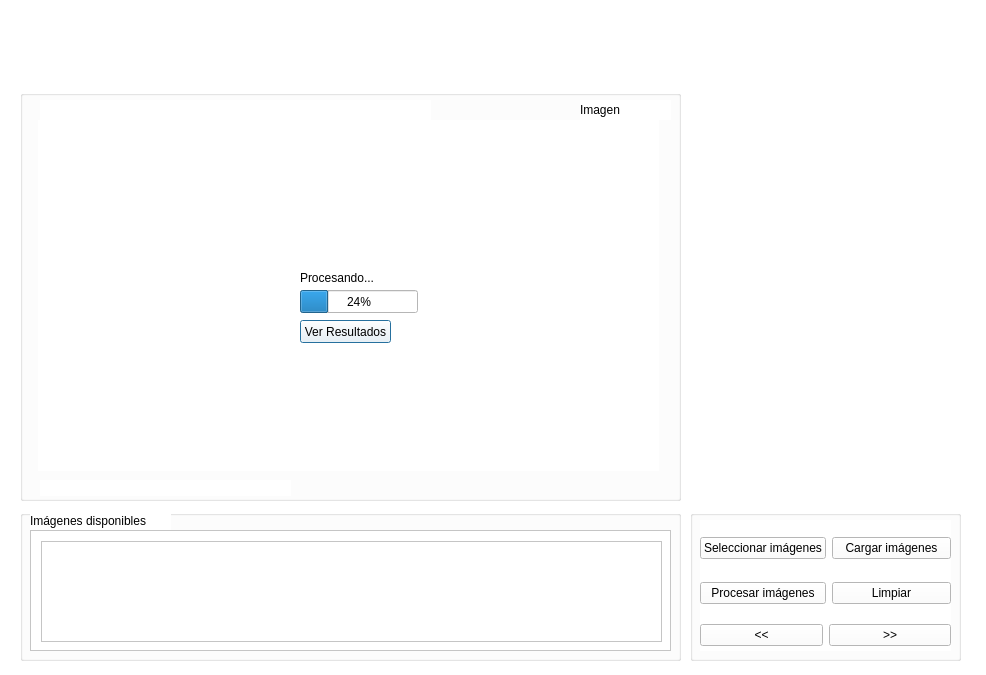
<?xml version="1.0" encoding="UTF-8"?>
<ui version="4.0">
 <class>Dialog</class>
 <widget class="QDialog" name="Dialog">
  <property name="geometry">
   <rect>
    <x>0</x>
    <y>0</y>
    <width>986</width>
    <height>675</height>
   </rect>
  </property>
  <property name="windowTitle">
   <string>ColonyCounter2001XD</string>
  </property>
  <property name="styleSheet">
   <string notr="true">background-color: rgb(255, 255, 255);</string>
  </property>
  <property name="sizeGripEnabled">
   <bool>false</bool>
  </property>
  <widget class="QLabel" name="lblLogo1">
   <property name="geometry">
    <rect>
     <x>20</x>
     <y>20</y>
     <width>201</width>
     <height>51</height>
    </rect>
   </property>
   <property name="text">
    <string/>
   </property>
  </widget>
  <widget class="QLabel" name="lblLogo2">
   <property name="geometry">
    <rect>
     <x>880</x>
     <y>20</y>
     <width>81</width>
     <height>61</height>
    </rect>
   </property>
   <property name="text">
    <string/>
   </property>
  </widget>
  <widget class="QGroupBox" name="groupBox">
   <property name="geometry">
    <rect>
     <x>20</x>
     <y>90</y>
     <width>661</width>
     <height>411</height>
    </rect>
   </property>
   <property name="title">
    <string/>
   </property>
   <widget class="QLabel" name="lblImage">
    <property name="geometry">
     <rect>
      <x>18</x>
      <y>30</y>
      <width>621</width>
      <height>351</height>
     </rect>
    </property>
    <property name="mouseTracking">
     <bool>true</bool>
    </property>
    <property name="text">
     <string/>
    </property>
   </widget>
   <widget class="QProgressBar" name="progressBar">
    <property name="geometry">
     <rect>
      <x>280</x>
      <y>200</y>
      <width>118</width>
      <height>23</height>
     </rect>
    </property>
    <property name="value">
     <number>24</number>
    </property>
   </widget>
   <widget class="QLabel" name="lblProcess">
    <property name="geometry">
     <rect>
      <x>280</x>
      <y>180</y>
      <width>81</width>
      <height>16</height>
     </rect>
    </property>
    <property name="text">
     <string>Procesando...</string>
    </property>
   </widget>
   <widget class="QPushButton" name="btnViewRes">
    <property name="geometry">
     <rect>
      <x>280</x>
      <y>230</y>
      <width>91</width>
      <height>23</height>
     </rect>
    </property>
    <property name="text">
     <string>Ver Resultados</string>
    </property>
   </widget>
   <widget class="QLabel" name="label">
    <property name="geometry">
     <rect>
      <x>20</x>
      <y>390</y>
      <width>251</width>
      <height>16</height>
     </rect>
    </property>
    <property name="text">
     <string/>
    </property>
   </widget>
   <widget class="QLabel" name="label_2">
    <property name="geometry">
     <rect>
      <x>560</x>
      <y>10</y>
      <width>91</width>
      <height>20</height>
     </rect>
    </property>
    <property name="text">
     <string>Imagen</string>
    </property>
   </widget>
   <widget class="QLabel" name="label_3">
    <property name="geometry">
     <rect>
      <x>20</x>
      <y>10</y>
      <width>391</width>
      <height>20</height>
     </rect>
    </property>
    <property name="text">
     <string/>
    </property>
   </widget>
  </widget>
  <widget class="QGroupBox" name="groupBox_2">
   <property name="geometry">
    <rect>
     <x>690</x>
     <y>510</y>
     <width>271</width>
     <height>151</height>
    </rect>
   </property>
   <property name="title">
    <string/>
   </property>
   <widget class="QWidget" name="gridLayoutWidget">
    <property name="geometry">
     <rect>
      <x>10</x>
      <y>10</y>
      <width>251</width>
      <height>101</height>
     </rect>
    </property>
    <layout class="QGridLayout" name="gridLayout">
     <item row="0" column="0">
      <widget class="QPushButton" name="btnRoot">
       <property name="text">
        <string>Seleccionar imágenes</string>
       </property>
      </widget>
     </item>
     <item row="0" column="1">
      <widget class="QPushButton" name="btnLoad">
       <property name="text">
        <string>Cargar imágenes</string>
       </property>
      </widget>
     </item>
     <item row="1" column="0">
      <widget class="QPushButton" name="btnProcess">
       <property name="text">
        <string>Procesar imágenes</string>
       </property>
      </widget>
     </item>
     <item row="1" column="1">
      <widget class="QPushButton" name="btnLimpiar">
       <property name="text">
        <string>Limpiar</string>
       </property>
      </widget>
     </item>
    </layout>
   </widget>
   <widget class="QWidget" name="horizontalLayoutWidget_2">
    <property name="geometry">
     <rect>
      <x>10</x>
      <y>110</y>
      <width>251</width>
      <height>31</height>
     </rect>
    </property>
    <layout class="QHBoxLayout" name="horizontalLayout_2">
     <item>
      <widget class="QPushButton" name="btnRemove">
       <property name="text">
        <string>&lt;&lt;</string>
       </property>
      </widget>
     </item>
     <item>
      <widget class="QPushButton" name="btnAdd">
       <property name="text">
        <string>&gt;&gt;</string>
       </property>
      </widget>
     </item>
    </layout>
   </widget>
  </widget>
  <widget class="QGroupBox" name="groupBox_4">
   <property name="geometry">
    <rect>
     <x>20</x>
     <y>510</y>
     <width>661</width>
     <height>151</height>
    </rect>
   </property>
   <property name="styleSheet">
    <string notr="true">border-color: rgb(207, 207, 207);
</string>
   </property>
   <property name="title">
    <string/>
   </property>
   <widget class="QLabel" name="lblFolder_2">
    <property name="geometry">
     <rect>
      <x>10</x>
      <y>1</y>
      <width>141</width>
      <height>20</height>
     </rect>
    </property>
    <property name="text">
     <string>Imágenes disponibles</string>
    </property>
   </widget>
   <widget class="QScrollArea" name="scrollArea">
    <property name="geometry">
     <rect>
      <x>10</x>
      <y>20</y>
      <width>641</width>
      <height>121</height>
     </rect>
    </property>
    <property name="widgetResizable">
     <bool>true</bool>
    </property>
    <widget class="QWidget" name="scrollAreaWidgetContents">
     <property name="geometry">
      <rect>
       <x>0</x>
       <y>0</y>
       <width>639</width>
       <height>119</height>
      </rect>
     </property>
     <property name="autoFillBackground">
      <bool>false</bool>
     </property>
     <widget class="QListWidget" name="listImags">
      <property name="geometry">
       <rect>
        <x>10</x>
        <y>10</y>
        <width>621</width>
        <height>101</height>
       </rect>
      </property>
      <property name="dragEnabled">
       <bool>false</bool>
      </property>
      <property name="dragDropMode">
       <enum>QAbstractItemView::DragDrop</enum>
      </property>
      <property name="selectionMode">
       <enum>QAbstractItemView::MultiSelection</enum>
      </property>
     </widget>
    </widget>
   </widget>
  </widget>
 </widget>
 <resources/>
 <connections/>
</ui>
